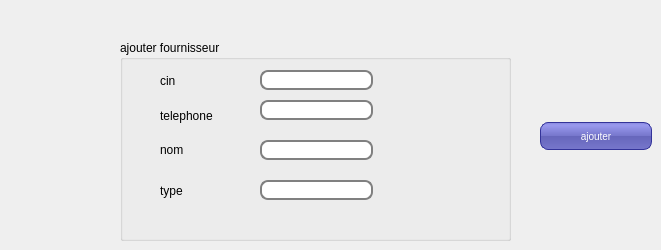
      <widget class="QWidget" name="tab_3">
       <attribute name="title">
        <string>ajouter fournisseur</string>
       </attribute>
       <widget class="QGroupBox" name="groupBox">
        <property name="geometry">
         <rect>
          <x>120</x>
          <y>40</y>
          <width>391</width>
          <height>201</height>
         </rect>
        </property>
        <property name="title">
         <string>ajouter fournisseur</string>
        </property>
        <widget class="QLabel" name="label">
         <property name="geometry">
          <rect>
           <x>40</x>
           <y>30</y>
           <width>71</width>
           <height>21</height>
          </rect>
         </property>
         <property name="text">
          <string>cin</string>
         </property>
        </widget>
        <widget class="QLabel" name="label_3">
         <property name="geometry">
          <rect>
           <x>40</x>
           <y>60</y>
           <width>61</width>
           <height>31</height>
          </rect>
         </property>
         <property name="text">
          <string>telephone</string>
         </property>
        </widget>
        <widget class="QLabel" name="label_4">
         <property name="geometry">
          <rect>
           <x>40</x>
           <y>140</y>
           <width>81</width>
           <height>21</height>
          </rect>
         </property>
         <property name="text">
          <string>type</string>
         </property>
        </widget>
        <widget class="QLineEdit" name="le_cin">
         <property name="geometry">
          <rect>
           <x>140</x>
           <y>30</y>
           <width>113</width>
           <height>20</height>
          </rect>
         </property>
         <property name="styleSheet">
          <string notr="true">QLineEdit {
padding: 1px;
border-style: solid;
border: 2px solid gray;
border-radius: 8px;
}</string>
         </property>
        </widget>
        <widget class="QLineEdit" name="le_nom">
         <property name="geometry">
          <rect>
           <x>140</x>
           <y>100</y>
           <width>113</width>
           <height>20</height>
          </rect>
         </property>
         <property name="styleSheet">
          <string notr="true">QLineEdit {
padding: 1px;
border-style: solid;
border: 2px solid gray;
border-radius: 8px;
}</string>
         </property>
        </widget>
        <widget class="QLineEdit" name="le_telephone">
         <property name="geometry">
          <rect>
           <x>140</x>
           <y>60</y>
           <width>113</width>
           <height>20</height>
          </rect>
         </property>
         <property name="styleSheet">
          <string notr="true">QLineEdit {
padding: 1px;
border-style: solid;
border: 2px solid gray;
border-radius: 8px;
}</string>
         </property>
        </widget>
        <widget class="QLineEdit" name="le_type">
         <property name="geometry">
          <rect>
           <x>140</x>
           <y>140</y>
           <width>113</width>
           <height>20</height>
          </rect>
         </property>
         <property name="styleSheet">
          <string notr="true">QLineEdit {
padding: 1px;
border-style: solid;
border: 2px solid gray;
border-radius: 8px;
}</string>
         </property>
        </widget>
        <widget class="QLabel" name="label_2">
         <property name="geometry">
          <rect>
           <x>40</x>
           <y>100</y>
           <width>61</width>
           <height>20</height>
          </rect>
         </property>
         <property name="text">
          <string>nom</string>
         </property>
        </widget>
       </widget>
       <widget class="QPushButton" name="ajouterfournisseur">
        <property name="geometry">
         <rect>
          <x>540</x>
          <y>122</y>
          <width>112</width>
          <height>28</height>
         </rect>
        </property>
        <property name="palette">
         <palette>
          <active>
           <colorrole role="WindowText">
            <brush brushstyle="SolidPattern">
             <color alpha="255">
              <red>255</red>
              <green>255</green>
              <blue>255</blue>
             </color>
            </brush>
           </colorrole>
           <colorrole role="Button">
            <brush brushstyle="LinearGradientPattern">
             <gradient startx="0.000000000000000" starty="0.000000000000000" endx="0.000000000000000" endy="1.000000000000000" type="LinearGradient" spread="PadSpread" coordinatemode="ObjectBoundingMode">
              <gradientstop position="0.000000000000000">
               <color alpha="255">
                <red>136</red>
                <green>136</green>
                <blue>221</blue>
               </color>
              </gradientstop>
              <gradientstop position="0.100000000000000">
               <color alpha="255">
                <red>153</red>
                <green>153</green>
                <blue>238</blue>
               </color>
              </gradientstop>
              <gradientstop position="0.490000000000000">
               <color alpha="255">
                <red>119</red>
                <green>119</green>
                <blue>204</blue>
               </color>
              </gradientstop>
              <gradientstop position="0.500000000000000">
               <color alpha="255">
                <red>102</red>
                <green>102</green>
                <blue>187</blue>
               </color>
              </gradientstop>
              <gradientstop position="1.000000000000000">
               <color alpha="255">
                <red>119</red>
                <green>119</green>
                <blue>204</blue>
               </color>
              </gradientstop>
             </gradient>
            </brush>
           </colorrole>
           <colorrole role="Light">
            <brush brushstyle="SolidPattern">
             <color alpha="255">
              <red>213</red>
              <green>127</green>
              <blue>255</blue>
             </color>
            </brush>
           </colorrole>
           <colorrole role="Midlight">
            <brush brushstyle="SolidPattern">
             <color alpha="255">
              <red>191</red>
              <green>63</green>
              <blue>255</blue>
             </color>
            </brush>
           </colorrole>
           <colorrole role="Dark">
            <brush brushstyle="SolidPattern">
             <color alpha="255">
              <red>85</red>
              <green>0</green>
              <blue>127</blue>
             </color>
            </brush>
           </colorrole>
           <colorrole role="Mid">
            <brush brushstyle="SolidPattern">
             <color alpha="255">
              <red>113</red>
              <green>0</green>
              <blue>170</blue>
             </color>
            </brush>
           </colorrole>
           <colorrole role="Text">
            <brush brushstyle="SolidPattern">
             <color alpha="255">
              <red>255</red>
              <green>255</green>
              <blue>255</blue>
             </color>
            </brush>
           </colorrole>
           <colorrole role="BrightText">
            <brush brushstyle="SolidPattern">
             <color alpha="255">
              <red>255</red>
              <green>255</green>
              <blue>255</blue>
             </color>
            </brush>
           </colorrole>
           <colorrole role="ButtonText">
            <brush brushstyle="SolidPattern">
             <color alpha="255">
              <red>255</red>
              <green>255</green>
              <blue>255</blue>
             </color>
            </brush>
           </colorrole>
           <colorrole role="Base">
            <brush brushstyle="LinearGradientPattern">
             <gradient startx="0.000000000000000" starty="0.000000000000000" endx="0.000000000000000" endy="1.000000000000000" type="LinearGradient" spread="PadSpread" coordinatemode="ObjectBoundingMode">
              <gradientstop position="0.000000000000000">
               <color alpha="255">
                <red>136</red>
                <green>136</green>
                <blue>221</blue>
               </color>
              </gradientstop>
              <gradientstop position="0.100000000000000">
               <color alpha="255">
                <red>153</red>
                <green>153</green>
                <blue>238</blue>
               </color>
              </gradientstop>
              <gradientstop position="0.490000000000000">
               <color alpha="255">
                <red>119</red>
                <green>119</green>
                <blue>204</blue>
               </color>
              </gradientstop>
              <gradientstop position="0.500000000000000">
               <color alpha="255">
                <red>102</red>
                <green>102</green>
                <blue>187</blue>
               </color>
              </gradientstop>
              <gradientstop position="1.000000000000000">
               <color alpha="255">
                <red>119</red>
                <green>119</green>
                <blue>204</blue>
               </color>
              </gradientstop>
             </gradient>
            </brush>
           </colorrole>
           <colorrole role="Window">
            <brush brushstyle="LinearGradientPattern">
             <gradient startx="0.000000000000000" starty="0.000000000000000" endx="0.000000000000000" endy="1.000000000000000" type="LinearGradient" spread="PadSpread" coordinatemode="ObjectBoundingMode">
              <gradientstop position="0.000000000000000">
               <color alpha="255">
                <red>136</red>
                <green>136</green>
                <blue>221</blue>
               </color>
              </gradientstop>
              <gradientstop position="0.100000000000000">
               <color alpha="255">
                <red>153</red>
                <green>153</green>
                <blue>238</blue>
               </color>
              </gradientstop>
              <gradientstop position="0.490000000000000">
               <color alpha="255">
                <red>119</red>
                <green>119</green>
                <blue>204</blue>
               </color>
              </gradientstop>
              <gradientstop position="0.500000000000000">
               <color alpha="255">
                <red>102</red>
                <green>102</green>
                <blue>187</blue>
               </color>
              </gradientstop>
              <gradientstop position="1.000000000000000">
               <color alpha="255">
                <red>119</red>
                <green>119</green>
                <blue>204</blue>
               </color>
              </gradientstop>
             </gradient>
            </brush>
           </colorrole>
           <colorrole role="Shadow">
            <brush brushstyle="SolidPattern">
             <color alpha="255">
              <red>0</red>
              <green>0</green>
              <blue>0</blue>
             </color>
            </brush>
           </colorrole>
           <colorrole role="AlternateBase">
            <brush brushstyle="SolidPattern">
             <color alpha="255">
              <red>212</red>
              <green>127</green>
              <blue>255</blue>
             </color>
            </brush>
           </colorrole>
           <colorrole role="ToolTipBase">
            <brush brushstyle="SolidPattern">
             <color alpha="255">
              <red>255</red>
              <green>255</green>
              <blue>220</blue>
             </color>
            </brush>
           </colorrole>
           <colorrole role="ToolTipText">
            <brush brushstyle="SolidPattern">
             <color alpha="255">
              <red>0</red>
              <green>0</green>
              <blue>0</blue>
             </color>
            </brush>
           </colorrole>
           <colorrole role="PlaceholderText">
            <brush brushstyle="SolidPattern">
             <color alpha="128">
              <red>0</red>
              <green>0</green>
              <blue>0</blue>
             </color>
            </brush>
           </colorrole>
          </active>
          <inactive>
           <colorrole role="WindowText">
            <brush brushstyle="SolidPattern">
             <color alpha="255">
              <red>255</red>
              <green>255</green>
              <blue>255</blue>
             </color>
            </brush>
           </colorrole>
           <colorrole role="Button">
            <brush brushstyle="LinearGradientPattern">
             <gradient startx="0.000000000000000" starty="0.000000000000000" endx="0.000000000000000" endy="1.000000000000000" type="LinearGradient" spread="PadSpread" coordinatemode="ObjectBoundingMode">
              <gradientstop position="0.000000000000000">
               <color alpha="255">
                <red>136</red>
                <green>136</green>
                <blue>221</blue>
               </color>
              </gradientstop>
              <gradientstop position="0.100000000000000">
               <color alpha="255">
                <red>153</red>
                <green>153</green>
                <blue>238</blue>
               </color>
              </gradientstop>
              <gradientstop position="0.490000000000000">
               <color alpha="255">
                <red>119</red>
                <green>119</green>
                <blue>204</blue>
               </color>
              </gradientstop>
              <gradientstop position="0.500000000000000">
               <color alpha="255">
                <red>102</red>
                <green>102</green>
                <blue>187</blue>
               </color>
              </gradientstop>
              <gradientstop position="1.000000000000000">
               <color alpha="255">
                <red>119</red>
                <green>119</green>
                <blue>204</blue>
               </color>
              </gradientstop>
             </gradient>
            </brush>
           </colorrole>
           <colorrole role="Light">
            <brush brushstyle="SolidPattern">
             <color alpha="255">
              <red>213</red>
              <green>127</green>
              <blue>255</blue>
             </color>
            </brush>
           </colorrole>
           <colorrole role="Midlight">
            <brush brushstyle="SolidPattern">
             <color alpha="255">
              <red>191</red>
              <green>63</green>
              <blue>255</blue>
             </color>
            </brush>
           </colorrole>
           <colorrole role="Dark">
            <brush brushstyle="SolidPattern">
             <color alpha="255">
              <red>85</red>
              <green>0</green>
              <blue>127</blue>
             </color>
            </brush>
           </colorrole>
           <colorrole role="Mid">
            <brush brushstyle="SolidPattern">
             <color alpha="255">
              <red>113</red>
              <green>0</green>
              <blue>170</blue>
             </color>
            </brush>
           </colorrole>
           <colorrole role="Text">
            <brush brushstyle="SolidPattern">
             <color alpha="255">
              <red>255</red>
              <green>255</green>
              <blue>255</blue>
             </color>
            </brush>
           </colorrole>
           <colorrole role="BrightText">
            <brush brushstyle="SolidPattern">
             <color alpha="255">
              <red>255</red>
              <green>255</green>
              <blue>255</blue>
             </color>
            </brush>
           </colorrole>
           <colorrole role="ButtonText">
            <brush brushstyle="SolidPattern">
             <color alpha="255">
              <red>255</red>
              <green>255</green>
              <blue>255</blue>
             </color>
            </brush>
           </colorrole>
           <colorrole role="Base">
            <brush brushstyle="LinearGradientPattern">
             <gradient startx="0.000000000000000" starty="0.000000000000000" endx="0.000000000000000" endy="1.000000000000000" type="LinearGradient" spread="PadSpread" coordinatemode="ObjectBoundingMode">
              <gradientstop position="0.000000000000000">
               <color alpha="255">
                <red>136</red>
                <green>136</green>
                <blue>221</blue>
               </color>
              </gradientstop>
              <gradientstop position="0.100000000000000">
               <color alpha="255">
                <red>153</red>
                <green>153</green>
                <blue>238</blue>
               </color>
              </gradientstop>
              <gradientstop position="0.490000000000000">
               <color alpha="255">
                <red>119</red>
                <green>119</green>
                <blue>204</blue>
               </color>
              </gradientstop>
              <gradientstop position="0.500000000000000">
               <color alpha="255">
                <red>102</red>
                <green>102</green>
                <blue>187</blue>
               </color>
              </gradientstop>
              <gradientstop position="1.000000000000000">
               <color alpha="255">
                <red>119</red>
                <green>119</green>
                <blue>204</blue>
               </color>
              </gradientstop>
             </gradient>
            </brush>
           </colorrole>
           <colorrole role="Window">
            <brush brushstyle="LinearGradientPattern">
             <gradient startx="0.000000000000000" starty="0.000000000000000" endx="0.000000000000000" endy="1.000000000000000" type="LinearGradient" spread="PadSpread" coordinatemode="ObjectBoundingMode">
              <gradientstop position="0.000000000000000">
               <color alpha="255">
                <red>136</red>
                <green>136</green>
                <blue>221</blue>
               </color>
              </gradientstop>
              <gradientstop position="0.100000000000000">
               <color alpha="255">
                <red>153</red>
                <green>153</green>
                <blue>238</blue>
               </color>
              </gradientstop>
              <gradientstop position="0.490000000000000">
               <color alpha="255">
                <red>119</red>
                <green>119</green>
                <blue>204</blue>
               </color>
              </gradientstop>
              <gradientstop position="0.500000000000000">
               <color alpha="255">
                <red>102</red>
                <green>102</green>
                <blue>187</blue>
               </color>
              </gradientstop>
              <gradientstop position="1.000000000000000">
               <color alpha="255">
                <red>119</red>
                <green>119</green>
                <blue>204</blue>
               </color>
              </gradientstop>
             </gradient>
            </brush>
           </colorrole>
           <colorrole role="Shadow">
            <brush brushstyle="SolidPattern">
             <color alpha="255">
              <red>0</red>
              <green>0</green>
              <blue>0</blue>
             </color>
            </brush>
           </colorrole>
           <colorrole role="AlternateBase">
            <brush brushstyle="SolidPattern">
             <color alpha="255">
              <red>212</red>
              <green>127</green>
              <blue>255</blue>
             </color>
            </brush>
           </colorrole>
           <colorrole role="ToolTipBase">
            <brush brushstyle="SolidPattern">
             <color alpha="255">
              <red>255</red>
              <green>255</green>
              <blue>220</blue>
             </color>
            </brush>
           </colorrole>
           <colorrole role="ToolTipText">
            <brush brushstyle="SolidPattern">
             <color alpha="255">
              <red>0</red>
              <green>0</green>
              <blue>0</blue>
             </color>
            </brush>
           </colorrole>
           <colorrole role="PlaceholderText">
            <brush brushstyle="SolidPattern">
             <color alpha="128">
              <red>0</red>
              <green>0</green>
              <blue>0</blue>
             </color>
            </brush>
           </colorrole>
          </inactive>
          <disabled>
           <colorrole role="WindowText">
            <brush brushstyle="SolidPattern">
             <color alpha="255">
              <red>255</red>
              <green>255</green>
              <blue>255</blue>
             </color>
            </brush>
           </colorrole>
           <colorrole role="Button">
            <brush brushstyle="LinearGradientPattern">
             <gradient startx="0.000000000000000" starty="0.000000000000000" endx="0.000000000000000" endy="1.000000000000000" type="LinearGradient" spread="PadSpread" coordinatemode="ObjectBoundingMode">
              <gradientstop position="0.000000000000000">
               <color alpha="255">
                <red>136</red>
                <green>136</green>
                <blue>221</blue>
               </color>
              </gradientstop>
              <gradientstop position="0.100000000000000">
               <color alpha="255">
                <red>153</red>
                <green>153</green>
                <blue>238</blue>
               </color>
              </gradientstop>
              <gradientstop position="0.490000000000000">
               <color alpha="255">
                <red>119</red>
                <green>119</green>
                <blue>204</blue>
               </color>
              </gradientstop>
              <gradientstop position="0.500000000000000">
               <color alpha="255">
                <red>102</red>
                <green>102</green>
                <blue>187</blue>
               </color>
              </gradientstop>
              <gradientstop position="1.000000000000000">
               <color alpha="255">
                <red>119</red>
                <green>119</green>
                <blue>204</blue>
               </color>
              </gradientstop>
             </gradient>
            </brush>
           </colorrole>
           <colorrole role="Light">
            <brush brushstyle="SolidPattern">
             <color alpha="255">
              <red>213</red>
              <green>127</green>
              <blue>255</blue>
             </color>
            </brush>
           </colorrole>
           <colorrole role="Midlight">
            <brush brushstyle="SolidPattern">
             <color alpha="255">
              <red>191</red>
              <green>63</green>
              <blue>255</blue>
             </color>
            </brush>
           </colorrole>
           <colorrole role="Dark">
            <brush brushstyle="SolidPattern">
             <color alpha="255">
              <red>85</red>
              <green>0</green>
              <blue>127</blue>
             </color>
            </brush>
           </colorrole>
           <colorrole role="Mid">
            <brush brushstyle="SolidPattern">
             <color alpha="255">
              <red>113</red>
              <green>0</green>
              <blue>170</blue>
             </color>
            </brush>
           </colorrole>
           <colorrole role="Text">
            <brush brushstyle="SolidPattern">
             <color alpha="255">
              <red>255</red>
              <green>255</green>
              <blue>255</blue>
             </color>
            </brush>
           </colorrole>
           <colorrole role="BrightText">
            <brush brushstyle="SolidPattern">
             <color alpha="255">
              <red>255</red>
              <green>255</green>
              <blue>255</blue>
             </color>
            </brush>
           </colorrole>
           <colorrole role="ButtonText">
            <brush brushstyle="SolidPattern">
             <color alpha="255">
              <red>255</red>
              <green>255</green>
              <blue>255</blue>
             </color>
            </brush>
           </colorrole>
           <colorrole role="Base">
            <brush brushstyle="LinearGradientPattern">
             <gradient startx="0.000000000000000" starty="0.000000000000000" endx="0.000000000000000" endy="1.000000000000000" type="LinearGradient" spread="PadSpread" coordinatemode="ObjectBoundingMode">
              <gradientstop position="0.000000000000000">
               <color alpha="255">
                <red>136</red>
                <green>136</green>
                <blue>221</blue>
               </color>
              </gradientstop>
              <gradientstop position="0.100000000000000">
               <color alpha="255">
                <red>153</red>
                <green>153</green>
                <blue>238</blue>
               </color>
              </gradientstop>
              <gradientstop position="0.490000000000000">
               <color alpha="255">
                <red>119</red>
                <green>119</green>
                <blue>204</blue>
               </color>
              </gradientstop>
              <gradientstop position="0.500000000000000">
               <color alpha="255">
                <red>102</red>
                <green>102</green>
                <blue>187</blue>
               </color>
              </gradientstop>
              <gradientstop position="1.000000000000000">
               <color alpha="255">
                <red>119</red>
                <green>119</green>
                <blue>204</blue>
               </color>
              </gradientstop>
             </gradient>
            </brush>
           </colorrole>
           <colorrole role="Window">
            <brush brushstyle="LinearGradientPattern">
             <gradient startx="0.000000000000000" starty="0.000000000000000" endx="0.000000000000000" endy="1.000000000000000" type="LinearGradient" spread="PadSpread" coordinatemode="ObjectBoundingMode">
              <gradientstop position="0.000000000000000">
               <color alpha="255">
                <red>136</red>
                <green>136</green>
                <blue>221</blue>
               </color>
              </gradientstop>
              <gradientstop position="0.100000000000000">
               <color alpha="255">
                <red>153</red>
                <green>153</green>
                <blue>238</blue>
               </color>
              </gradientstop>
              <gradientstop position="0.490000000000000">
               <color alpha="255">
                <red>119</red>
                <green>119</green>
                <blue>204</blue>
               </color>
              </gradientstop>
              <gradientstop position="0.500000000000000">
               <color alpha="255">
                <red>102</red>
                <green>102</green>
                <blue>187</blue>
               </color>
              </gradientstop>
              <gradientstop position="1.000000000000000">
               <color alpha="255">
                <red>119</red>
                <green>119</green>
                <blue>204</blue>
               </color>
              </gradientstop>
             </gradient>
            </brush>
           </colorrole>
           <colorrole role="Shadow">
            <brush brushstyle="SolidPattern">
             <color alpha="255">
              <red>0</red>
              <green>0</green>
              <blue>0</blue>
             </color>
            </brush>
           </colorrole>
           <colorrole role="AlternateBase">
            <brush brushstyle="SolidPattern">
             <color alpha="255">
              <red>170</red>
              <green>0</green>
              <blue>255</blue>
             </color>
            </brush>
           </colorrole>
           <colorrole role="ToolTipBase">
            <brush brushstyle="SolidPattern">
             <color alpha="255">
              <red>255</red>
              <green>255</green>
              <blue>220</blue>
             </color>
            </brush>
           </colorrole>
           <colorrole role="ToolTipText">
            <brush brushstyle="SolidPattern">
             <color alpha="255">
              <red>0</red>
              <green>0</green>
              <blue>0</blue>
             </color>
            </brush>
           </colorrole>
           <colorrole role="PlaceholderText">
            <brush brushstyle="SolidPattern">
             <color alpha="128">
              <red>0</red>
              <green>0</green>
              <blue>0</blue>
             </color>
            </brush>
           </colorrole>
          </disabled>
         </palette>
        </property>
        <property name="cursor">
         <cursorShape>PointingHandCursor</cursorShape>
        </property>
        <property name="focusPolicy">
         <enum>Qt::StrongFocus</enum>
        </property>
        <property name="contextMenuPolicy">
         <enum>Qt::DefaultContextMenu</enum>
        </property>
        <property name="styleSheet">
         <string notr="true">QPushButton {
color: white;
background-color: QLinearGradient( x1: 0, y1: 0, x2: 0, y2: 1, stop: 0 #88d, stop: 0.1 #99e, stop: 0.49 #77c, stop: 0.5 #66b, stop: 1 #77c);
border-width: 1px;
border-color: #339;
border-style: solid;
border-radius: 8;
padding: 3px;
font-size: 10px;
padding-left: 5px;
padding-right: 5px;
min-width: 100px;
max-width: 100px;
min-height: 20px;
max-height: 20px;
}</string>
        </property>
        <property name="text">
         <string>ajouter</string>
        </property>
        <property name="autoDefault">
         <bool>false</bool>
        </property>
       </widget>
      </widget>
